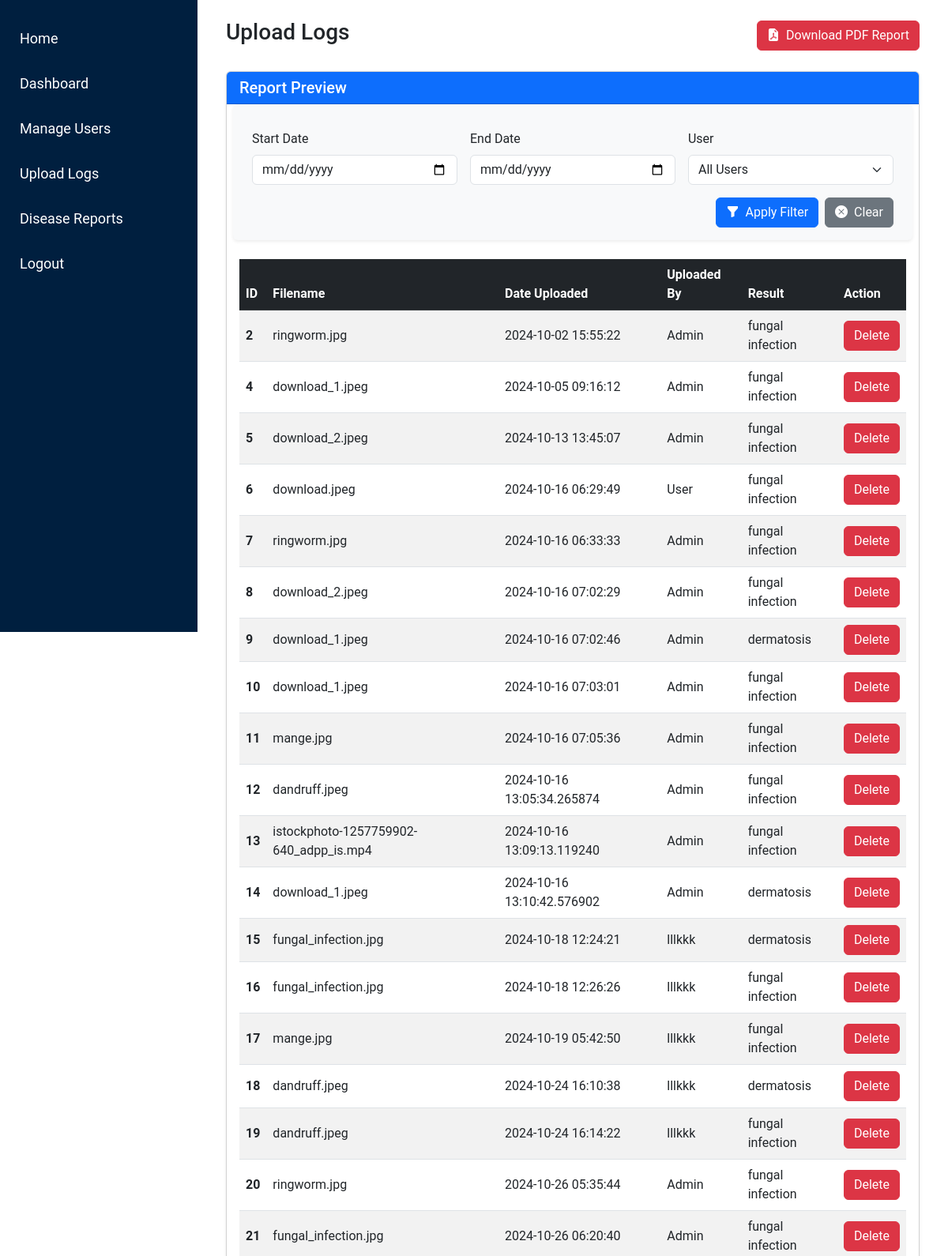
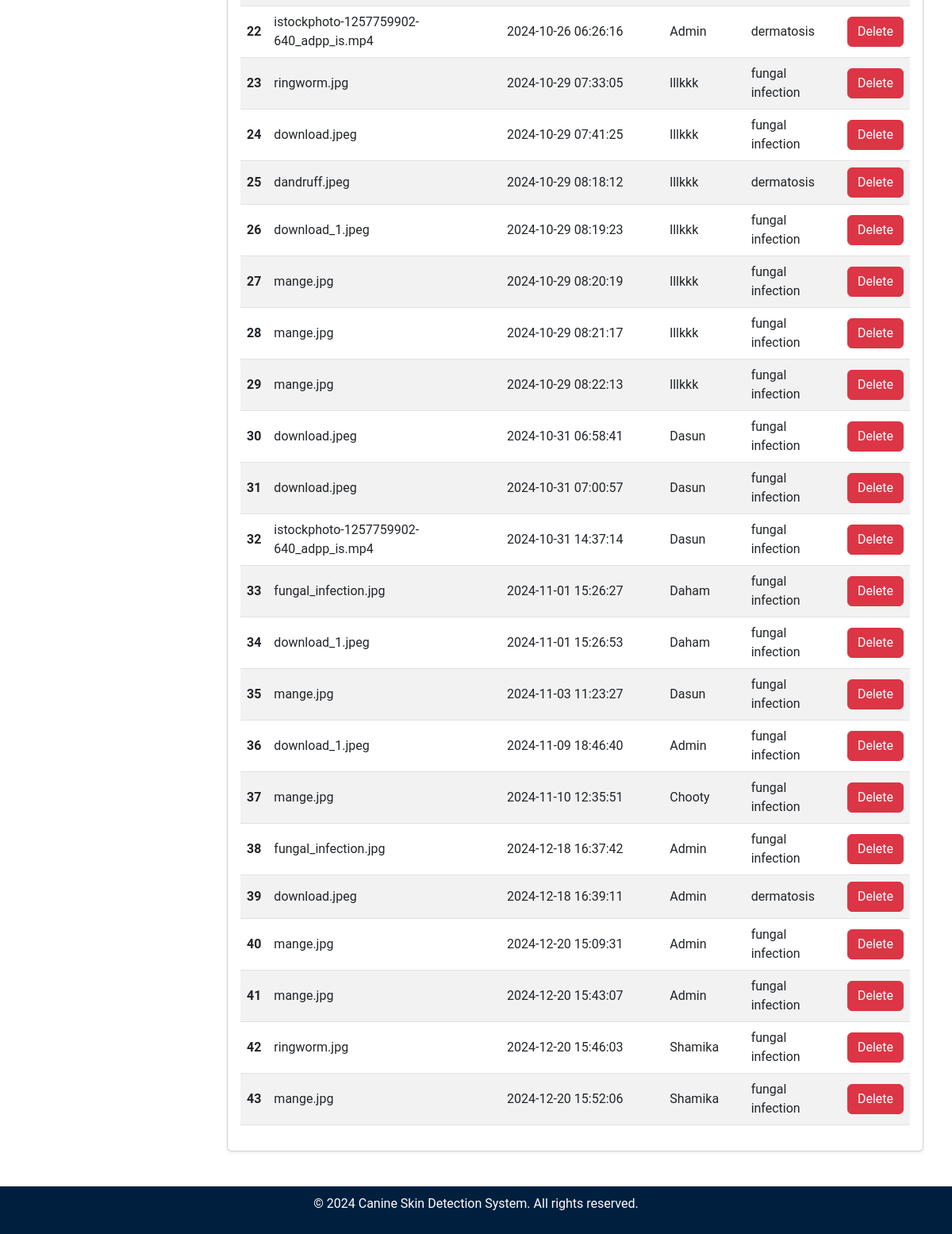
The app's page /admin/filter_logs with its own data (2 pictures, top to bottom).
### tables this page shows
CREATE TABLE uploads (
    id INTEGER PRIMARY KEY AUTOINCREMENT,
    filename TEXT NOT NULL,
    upload_date TIMESTAMP DEFAULT CURRENT_TIMESTAMP,
    file_type TEXT NOT NULL,
    result TEXT NOT NULL,  -- Add a column for storing the result (disease name)
    username TEXT NOT NULL  -- Store the username instead of user_id
);

### admin.py (the view)
@admin.route('/filter_logs', methods=['GET'])
def filter_logs():
    start_date = request.args.get('start_date', '')
    end_date = request.args.get('end_date', '')
    username = request.args.get('username', '')
    conn = get_db_connection()
    query = "SELECT id, filename, upload_date, username, result FROM uploads WHERE 1=1"
    params = []
    if start_date:
        query += " AND upload_date >= ?"
        params.append(start_date)
    if end_date:
        query += " AND upload_date <= ?"
        params.append(end_date)
    if username:
        query += " AND username = ?"
        params.append(username)
    uploads = conn.execute(query, params).fetchall()
    users = conn.execute("SELECT DISTINCT username FROM uploads").fetchall()
    conn.close()
    return render_template('admin/upload_logs.html', uploads=uploads, users=users)

### db.py (called while the page is built)
def get_db_connection():
    conn = sqlite3.connect('site.db')
    conn.row_factory = sqlite3.Row  # Allows accessing rows as dictionaries
    return conn

### templates/admin/upload_logs.html (shortened to what this page needs)
<!DOCTYPE html>
<html lang="en">
<head>
    <link href="https://cdn.jsdelivr.net/npm/bootstrap@5.3.0-alpha1/dist/css/bootstrap.min.css" rel="stylesheet">
    <link rel="stylesheet" href="{{ url_for('static', filename='css/admin_styles.css') }}">
    <link href="https://cdnjs.cloudflare.com/ajax/libs/bootstrap-icons/1.8.1/font/bootstrap-icons.min.css" rel="stylesheet">
</head>
<body>
    {% include 'partials/admin_sidebar.html' %}
    <div class="content p-4">
        <div class="container-fluid">
            <div class="d-flex justify-content-between align-items-center mb-4">
                <h1 class="h3">Upload Logs</h1>
                <form action="{{ url_for('admin.generate_pdf_report') }}" method="GET" class="d-inline">
                    <button type="submit" class="btn btn-danger">
                        <i class="bi bi-file-earmark-pdf-fill me-2"></i>Download PDF Report
                    </button>
                </form>
            </div>
            <div class="card shadow-sm mt-4">
                <div class="card-header bg-primary text-white d-flex justify-content-between align-items-center">
                    <h5 class="mb-0">Report Preview</h5>
                </div>
                <div class="card-body">
                    <form action="{{ url_for('admin.filter_logs') }}" method="GET" class="row g-3 mb-4 p-3 rounded bg-light shadow-sm">
                        <div class="col-md-4">
                            <label for="startDate" class="form-label">Start Date</label>
                            <input type="date" id="startDate" name="start_date" class="form-control" value="{{ request.args.get('start_date') }}">
                        </div>
                        <div class="col-md-4">
                            <label for="endDate" class="form-label">End Date</label>
                            <input type="date" id="endDate" name="end_date" class="form-control" value="{{ request.args.get('end_date') }}">
                        </div>
                        <div class="col-md-4">
                            <label for="username" class="form-label">User</label>
                            <select id="username" name="username" class="form-select">
                                <option value="">All Users</option>
                            </select>
                        </div>
                        <div class="col-12 d-flex justify-content-end">
                            <button type="submit" class="btn btn-primary me-2">
                                <i class="bi bi-funnel-fill me-2"></i>Apply Filter
                            </button>
                            <a href="{{ url_for('admin.upload_logs') }}" class="btn btn-secondary">
                                <i class="bi bi-x-circle-fill me-2"></i>Clear
                            </a>
                        </div>
                    </form>
                    {% if uploads %}
                    <table class="table table-hover table-striped align-middle">
                        <thead class="table-dark">
                            <tr>
                                <th scope="col">ID</th>
                                <th scope="col">Filename</th>
                                <th scope="col">Date Uploaded</th>
                                <th scope="col">Uploaded By</th>
                                <th scope="col">Result</th>
                                <th scope="col">Action</th>
                            </tr>
                        </thead>
                        <tbody>
                            {% for upload in uploads %}
                            <tr>
                                <th scope="row">{{ upload.id }}</th>
                                <td>{{ upload.filename }}</td>
                                <td>{{ upload.upload_date }}</td>
                                <td>{{ upload.username }}</td>
                                <td>{{ upload.result }}</td>
                                <td>
                                    <form action="{{ url_for('admin.delete_log', upload_id=upload.id) }}" method="POST" onsubmit="return confirm('Are you sure you want to delete this upload?');">
                                        <button type="submit" class="btn btn-danger">Delete</button>
                                    </form>
                                </td>
                            </tr>
                            {% endfor %}
                        </tbody>
                    </table>
                    {% else %}
                        <p class="text-center">No logs found for the selected filters.</p>
                    {% endif %}
                </div>
            </div>
        </div>
    </div>
    {% include 'partials/footer_admin.html' %}
</body>
</html>

### static/css/admin_styles.css (style rules this page uses)
html,body { font-family: 'Roboto', sans-serif; height: 100%; margin: 0; }
.card { margin-bottom: 20px; }
.content { margin-left: 250px; padding: 20px; flex: 1; }
.card-body { position: relative; z-index: 1; }

### records on screen
uploads: id "2", filename "ringworm.jpg", upload_date "2024-10-02 15:55:22", username "Admin", result "fungal infection"
uploads: id "4", filename "download_1.jpeg", upload_date "2024-10-05 09:16:12", username "Admin", result "fungal infection"
uploads: id "5", filename "download_2.jpeg", upload_date "2024-10-13 13:45:07", username "Admin", result "fungal infection"
uploads: id "6", filename "download.jpeg", upload_date "2024-10-16 06:29:49", username "User", result "fungal infection"
uploads: id "7", filename "ringworm.jpg", upload_date "2024-10-16 06:33:33", username "Admin", result "fungal infection"
uploads: id "8", filename "download_2.jpeg", upload_date "2024-10-16 07:02:29", username "Admin", result "fungal infection"
uploads: id "9", filename "download_1.jpeg", upload_date "2024-10-16 07:02:46", username "Admin", result "dermatosis"
uploads: id "10", filename "download_1.jpeg", upload_date "2024-10-16 07:03:01", username "Admin", result "fungal infection"
uploads: id "11", filename "mange.jpg", upload_date "2024-10-16 07:05:36", username "Admin", result "fungal infection"
uploads: id "12", filename "dandruff.jpeg", upload_date "2024-10-16 13:05:34.265874", username "Admin", result "fungal infection"
uploads: id "13", filename "istockphoto-1257759902-640_adpp_is.mp4", upload_date "2024-10-16 13:09:13.119240", username "Admin", result "fungal infection"
uploads: id "14", filename "download_1.jpeg", upload_date "2024-10-16 13:10:42.576902", username "Admin", result "dermatosis"
uploads: id "15", filename "fungal_infection.jpg", upload_date "2024-10-18 12:24:21", username "lllkkk", result "dermatosis"
uploads: id "16", filename "fungal_infection.jpg", upload_date "2024-10-18 12:26:26", username "lllkkk", result "fungal infection"
uploads: id "17", filename "mange.jpg", upload_date "2024-10-19 05:42:50", username "lllkkk", result "fungal infection"
uploads: id "18", filename "dandruff.jpeg", upload_date "2024-10-24 16:10:38", username "lllkkk", result "dermatosis"
uploads: id "19", filename "dandruff.jpeg", upload_date "2024-10-24 16:14:22", username "lllkkk", result "fungal infection"
uploads: id "20", filename "ringworm.jpg", upload_date "2024-10-26 05:35:44", username "Admin", result "fungal infection"
uploads: id "21", filename "fungal_infection.jpg", upload_date "2024-10-26 06:20:40", username "Admin", result "fungal infection"
uploads: id "22", filename "istockphoto-1257759902-640_adpp_is.mp4", upload_date "2024-10-26 06:26:16", username "Admin", result "dermatosis"
uploads: id "23", filename "ringworm.jpg", upload_date "2024-10-29 07:33:05", username "lllkkk", result "fungal infection"
uploads: id "24", filename "download.jpeg", upload_date "2024-10-29 07:41:25", username "lllkkk", result "fungal infection"
uploads: id "25", filename "dandruff.jpeg", upload_date "2024-10-29 08:18:12", username "lllkkk", result "dermatosis"
uploads: id "26", filename "download_1.jpeg", upload_date "2024-10-29 08:19:23", username "lllkkk", result "fungal infection"
uploads: id "27", filename "mange.jpg", upload_date "2024-10-29 08:20:19", username "lllkkk", result "fungal infection"
uploads: id "28", filename "mange.jpg", upload_date "2024-10-29 08:21:17", username "lllkkk", result "fungal infection"
uploads: id "29", filename "mange.jpg", upload_date "2024-10-29 08:22:13", username "lllkkk", result "fungal infection"
uploads: id "30", filename "download.jpeg", upload_date "2024-10-31 06:58:41", username "Dasun", result "fungal infection"
uploads: id "31", filename "download.jpeg", upload_date "2024-10-31 07:00:57", username "Dasun", result "fungal infection"
uploads: id "32", filename "istockphoto-1257759902-640_adpp_is.mp4", upload_date "2024-10-31 14:37:14", username "Dasun", result "fungal infection"
uploads: id "33", filename "fungal_infection.jpg", upload_date "2024-11-01 15:26:27", username "Daham", result "fungal infection"
uploads: id "34", filename "download_1.jpeg", upload_date "2024-11-01 15:26:53", username "Daham", result "fungal infection"
uploads: id "35", filename "mange.jpg", upload_date "2024-11-03 11:23:27", username "Dasun", result "fungal infection"
uploads: id "36", filename "download_1.jpeg", upload_date "2024-11-09 18:46:40", username "Admin", result "fungal infection"
uploads: id "37", filename "mange.jpg", upload_date "2024-11-10 12:35:51", username "Chooty", result "fungal infection"
uploads: id "38", filename "fungal_infection.jpg", upload_date "2024-12-18 16:37:42", username "Admin", result "fungal infection"
uploads: id "39", filename "download.jpeg", upload_date "2024-12-18 16:39:11", username "Admin", result "dermatosis"
uploads: id "40", filename "mange.jpg", upload_date "2024-12-20 15:09:31", username "Admin", result "fungal infection"
uploads: id "41", filename "mange.jpg", upload_date "2024-12-20 15:43:07", username "Admin", result "fungal infection"
uploads: id "42", filename "ringworm.jpg", upload_date "2024-12-20 15:46:03", username "Shamika", result "fungal infection"
uploads: id "43", filename "mange.jpg", upload_date "2024-12-20 15:52:06", username "Shamika", result "fungal infection"
